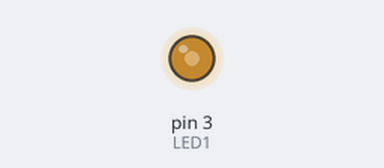
Recording of a sketch running on a simulated Arduino Uno, built with avr-gcc and run on an emulated ATmega328P. Shown: output pins drawn as LEDs (lit = HIGH).

Above: at 0.05 s.
At 0.55 s:
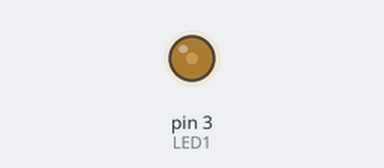
At 1.05 s:
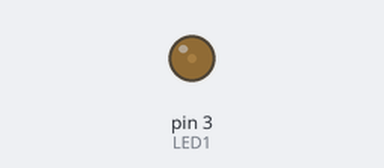
At 2.1 s:
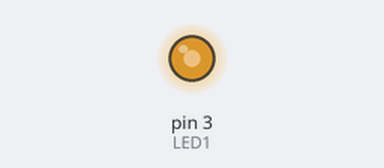
Timing chart, 0 to 5.9 s (numbered marks = the images above):
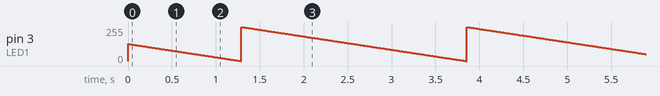

The sketch:

Pulse_Width_Modulation.ino
```cpp
#define LED1 3

char value=128;
// What is pulse-width modulation (PWM)?

// ----|_____|-----|_____

void setup() {
  pinMode(LED1, OUTPUT);

}

void loop() {
  analogWrite(LED1, value);
  value --;
  delay(10);
}
```
